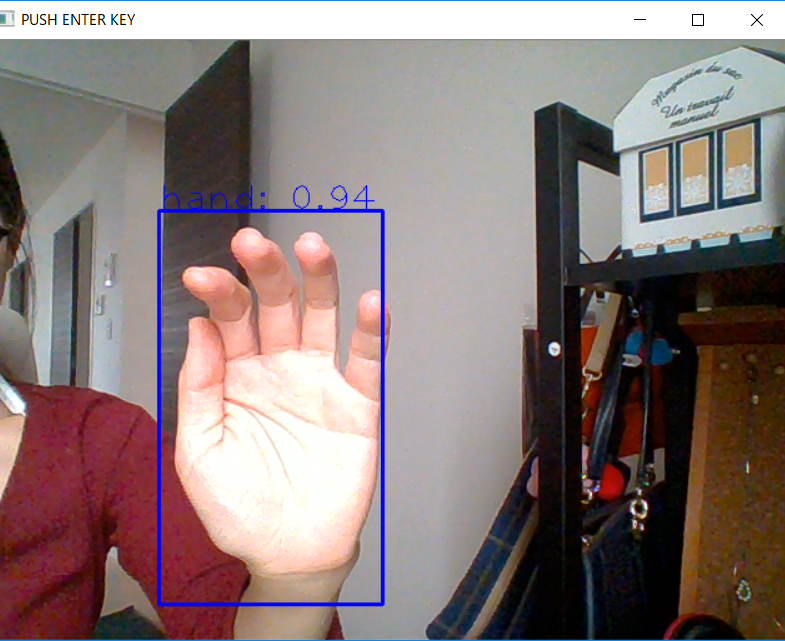

Write the Python code that produced this figure.
import cv2
import numpy as np
from keras.models import load_model
from keras.optimizers import Adam
from matplotlib import pyplot as plt

import sys
sys.path.append('../ssd_keras')
from keras_loss_function.keras_ssd_loss import SSDLoss
from models_ssd.keras_ssd300 import ssd_300

colors = plt.cm.hsv(np.linspace(0, 1, 21)).tolist()
classes = ['background',
           'hand']

# Set a few configuration parameters.
img_height = 300
img_width = 300
n_classes = 1
model_mode = 'inference'

model = ssd_300(image_size=(img_height, img_width, 3),
                n_classes=n_classes,
                mode=model_mode,
                l2_regularization=0.0005,
                scales=[0.1, 0.2, 0.37, 0.54, 0.71, 0.88, 1.05], # The scales for MS COCO [0.07, 0.15, 0.33, 0.51, 0.69, 0.87, 1.05]
                aspect_ratios_per_layer=[[1.0, 2.0, 0.5],
                                         [1.0, 2.0, 0.5, 3.0, 1.0/3.0],
                                         [1.0, 2.0, 0.5, 3.0, 1.0/3.0],
                                         [1.0, 2.0, 0.5, 3.0, 1.0/3.0],
                                         [1.0, 2.0, 0.5],
                                         [1.0, 2.0, 0.5]],
                two_boxes_for_ar1=True,
                steps=[8, 16, 32, 64, 100, 300],
                offsets=[0.5, 0.5, 0.5, 0.5, 0.5, 0.5],
                clip_boxes=False,
                variances=[0.1, 0.1, 0.2, 0.2],
                normalize_coords=True,
                subtract_mean=[123, 117, 104],
                swap_channels=[2, 1, 0],
                confidence_thresh=0.01,
                iou_threshold=0.45,
                top_k=200,
                nms_max_output_size=400)

# load weight
weights_path = 'mypartsDetectionSSD_class1_epoch-01_loss-4.9658_val_loss-6.6276.h5'
model.load_weights(weights_path, by_name=True)

# 3: Compile the model so that Keras won't complain the next time you load it.
adam = Adam(lr=0.001, beta_1=0.9, beta_2=0.999, epsilon=1e-08, decay=0.0)
ssd_loss = SSDLoss(neg_pos_ratio=3, alpha=1.0)
model.compile(optimizer=adam, loss=ssd_loss.compute_loss)
print("model summary: ", model.summary())

# prepare capture
cam = cv2.VideoCapture(0)
while True:
    _, img = cam.read()
    img_rgb = cv2.cvtColor(img, cv2.COLOR_BGR2RGB)
    camImgH = img_rgb.shape[0]
    camImgW = img_rgb.shape[1]
    img_rgb_resized = cv2.resize(img_rgb, (img_width, img_height))
    testImg = img_rgb_resized.reshape(-1, img_height, img_width, 3).astype('float32')
    y_pred = model.predict(testImg)

    i = 0
    confidence_threshold = 0.5
    y_pred_thresh = [y_pred[k][y_pred[k, :, 1] > confidence_threshold] for k in range(y_pred.shape[0])]
    print("Predicted boxes:\n")
    print('    class    conf  xmin    ymin    xmax    ymax')
    print(y_pred_thresh[0])

    for box in y_pred_thresh[i]:
        class_id = box[0]
        confidence = box[1]
        xmin = box[2] * camImgW / img_width
        ymin = box[3] * camImgH / img_height
        xmax = box[4] * camImgW / img_width
        ymax = box[5] * camImgH / img_height
        xmin = int(xmin)
        xmax = int(xmax)
        ymin = int(ymin)
        ymax = int(ymax)
        color = colors[int(box[0])]
        tlabel = '{}: {:.2f}'.format(classes[int(box[0])], box[1])
        cv2.putText(img, tlabel, (xmin, ymin), cv2.FONT_HERSHEY_PLAIN, 2, (255, 0, 0))
        cv2.rectangle(img, (xmin, ymin), (xmax, ymax), (255, 0, 0), 2)

    cv2.imshow('PUSH ENTER KEY', img)
    if cv2.waitKey(1) == 13: break

cam.release()
cv2.destroyAllWindows()
